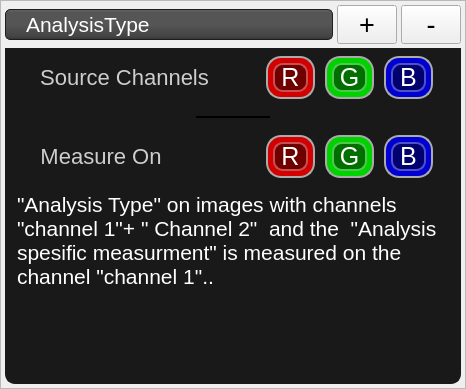
       <widget class="QFrame" name="AnalysisTypeFrame">
        <property name="styleSheet">
         <string notr="true">QFrame#AnalysisTypeFrame
{
color: rgba(255,255,255,00);  
border-width: 0px;  
border-color: rgb(25,25,25);  
border-style: solid;  
border-radius: 0;  
font-size: 22px;  
background-color: rgba(100, 100, 100,0);
}</string>
        </property>
        <property name="frameShape">
         <enum>QFrame::StyledPanel</enum>
        </property>
        <property name="frameShadow">
         <enum>QFrame::Raised</enum>
        </property>
        <layout class="QGridLayout" name="gridLayout_16">
         <property name="leftMargin">
          <number>4</number>
         </property>
         <property name="topMargin">
          <number>4</number>
         </property>
         <property name="rightMargin">
          <number>4</number>
         </property>
         <property name="bottomMargin">
          <number>4</number>
         </property>
         <property name="spacing">
          <number>4</number>
         </property>
         <item row="1" column="0" colspan="3">
          <widget class="QFrame" name="AnalysisTypeContextsFrame">
           <property name="styleSheet">
            <string notr="true">QFrame#AnalysisTypeContextsFrame{
color: rgb(25,25,25);  
border-width: 2px;  
border-color: rgb(25,25,25);  
border-style: solid;  
    border-top-left-radius: 0px;
    border-bottom-left-radius: 10px;
    border-top-right-radius: 0px;
    border-bottom-right-radius:10px; 
font-size: 22px;  
background-color: rgb(25,25,25);
}</string>
           </property>
           <property name="frameShape">
            <enum>QFrame::StyledPanel</enum>
           </property>
           <property name="frameShadow">
            <enum>QFrame::Raised</enum>
           </property>
           <layout class="QGridLayout" name="gridLayout_4">
            <property name="leftMargin">
             <number>4</number>
            </property>
            <property name="topMargin">
             <number>4</number>
            </property>
            <property name="rightMargin">
             <number>4</number>
            </property>
            <property name="bottomMargin">
             <number>4</number>
            </property>
            <property name="spacing">
             <number>6</number>
            </property>
            <item row="2" column="0">
             <spacer name="horizontalSpacer_3">
              <property name="orientation">
               <enum>Qt::Horizontal</enum>
              </property>
              <property name="sizeType">
               <enum>QSizePolicy::Minimum</enum>
              </property>
              <property name="sizeHint" stdset="0">
               <size>
                <width>40</width>
                <height>20</height>
               </size>
              </property>
             </spacer>
            </item>
            <item row="2" column="1">
             <widget class="Line" name="line">
              <property name="sizePolicy">
               <sizepolicy hsizetype="Minimum" vsizetype="Minimum">
                <horstretch>0</horstretch>
                <verstretch>0</verstretch>
               </sizepolicy>
              </property>
              <property name="minimumSize">
               <size>
                <width>54</width>
                <height>0</height>
               </size>
              </property>
              <property name="maximumSize">
               <size>
                <width>74</width>
                <height>2</height>
               </size>
              </property>
              <property name="styleSheet">
               <string notr="true">background-color: rgba(0, 0, 0,255);</string>
              </property>
              <property name="orientation">
               <enum>Qt::Horizontal</enum>
              </property>
             </widget>
            </item>
            <item row="2" column="2">
             <spacer name="horizontalSpacer_4">
              <property name="orientation">
               <enum>Qt::Horizontal</enum>
              </property>
              <property name="sizeType">
               <enum>QSizePolicy::Minimum</enum>
              </property>
              <property name="sizeHint" stdset="0">
               <size>
                <width>40</width>
                <height>20</height>
               </size>
              </property>
             </spacer>
            </item>
            <item row="1" column="0" colspan="3">
             <widget class="QFrame" name="AnalysisDialog_RGB_selectionFrame">
              <property name="maximumSize">
               <size>
                <width>16777215</width>
                <height>111</height>
               </size>
              </property>
              <property name="styleSheet">
               <string notr="true">QFrame#AnalysisDialog_RGB_selectionFrame{
color: rgba(255,255,255,100);  
border-width: 2px;  
border-color: rgb(25,25,25);  
border-style: solid;  
border-radius: 10;  
font-size: 22px;  
background-color: rgba(0, 0, 0,0);
}</string>
              </property>
              <property name="frameShape">
               <enum>QFrame::StyledPanel</enum>
              </property>
              <property name="frameShadow">
               <enum>QFrame::Raised</enum>
              </property>
              <layout class="QGridLayout" name="gridLayout_6">
               <property name="leftMargin">
                <number>20</number>
               </property>
               <property name="topMargin">
                <number>0</number>
               </property>
               <property name="rightMargin">
                <number>20</number>
               </property>
               <property name="bottomMargin">
                <number>0</number>
               </property>
               <property name="horizontalSpacing">
                <number>10</number>
               </property>
               <property name="verticalSpacing">
                <number>0</number>
               </property>
               <item row="0" column="1">
                <spacer name="horizontalSpacer_2">
                 <property name="orientation">
                  <enum>Qt::Horizontal</enum>
                 </property>
                 <property name="sizeHint" stdset="0">
                  <size>
                   <width>40</width>
                   <height>20</height>
                  </size>
                 </property>
                </spacer>
               </item>
               <item row="0" column="0">
                <widget class="QPushButton" name="SourceChannelsButton">
                 <property name="sizePolicy">
                  <sizepolicy hsizetype="Minimum" vsizetype="Minimum">
                   <horstretch>0</horstretch>
                   <verstretch>0</verstretch>
                  </sizepolicy>
                 </property>
                 <property name="maximumSize">
                  <size>
                   <width>250</width>
                   <height>40</height>
                  </size>
                 </property>
                 <property name="styleSheet">
                  <string notr="true">QPushButton{
color: rgba(255,255,255,200);  
background-color: rgba(0,0,0,0); 
border-color:rgba(0,0,0,0);
border-width: 2px;  
border-style: solid;  
border-radius:6;  
padding: 3px;  
font-size: 22px;  
padding-left: 5px;  
padding-right: 5px;  
}

</string>
                 </property>
                 <property name="text">
                  <string>Source Channels</string>
                 </property>
                </widget>
               </item>
               <item row="0" column="4">
                <widget class="QFrame" name="BFrame">
                 <property name="minimumSize">
                  <size>
                   <width>49</width>
                   <height>0</height>
                  </size>
                 </property>
                 <property name="maximumSize">
                  <size>
                   <width>10000</width>
                   <height>43</height>
                  </size>
                 </property>
                 <property name="styleSheet">
                  <string notr="true">             background-color:rgb(0,0,210);  
             border-width: 2px;  
             border-color: #ABABAB;  
             border-style: solid;  
             border-radius: 15;  
             padding: 4px;  

 </string>
                 </property>
                 <property name="frameShape">
                  <enum>QFrame::StyledPanel</enum>
                 </property>
                 <property name="frameShadow">
                  <enum>QFrame::Raised</enum>
                 </property>
                 <layout class="QGridLayout" name="gridLayout_7">
                  <property name="leftMargin">
                   <number>1</number>
                  </property>
                  <property name="topMargin">
                   <number>1</number>
                  </property>
                  <property name="rightMargin">
                   <number>1</number>
                  </property>
                  <property name="bottomMargin">
                   <number>1</number>
                  </property>
                  <property name="spacing">
                   <number>0</number>
                  </property>
                  <item row="0" column="0">
                   <widget class="QPushButton" name="GBtn_3">
                    <property name="sizePolicy">
                     <sizepolicy hsizetype="Minimum" vsizetype="Minimum">
                      <horstretch>0</horstretch>
                      <verstretch>0</verstretch>
                     </sizepolicy>
                    </property>
                    <property name="font">
                     <font>
                      <pointsize>-1</pointsize>
                     </font>
                    </property>
                    <property name="styleSheet">
                     <string notr="true">QPushButton{color: white;  
background-color: rgba(0,0,0,120);  
border-width: 2px;  
border-color: rgb(80,80,200);  
border-style: solid;  
border-radius: 10;  
padding: 3px;  
font-size: 25px;  
padding-left: 5px;  
padding-right: 5px;  
}

QPushButton:hover{color: white;  
background-color: rgba(0,0,0,120);  
border-width: 2px;  
border-color: rgb(80,80,250);  
border-style: solid;  
border-radius: 10;  
padding: 3px;  
font-size: 25px;  
padding-left: 5px;  
padding-right: 5px;  
}</string>
                    </property>
                    <property name="text">
                     <string>B</string>
                    </property>
                   </widget>
                  </item>
                 </layout>
                </widget>
               </item>
               <item row="0" column="2">
                <widget class="QFrame" name="RFrame">
                 <property name="minimumSize">
                  <size>
                   <width>49</width>
                   <height>0</height>
                  </size>
                 </property>
                 <property name="maximumSize">
                  <size>
                   <width>10000</width>
                   <height>43</height>
                  </size>
                 </property>
                 <property name="styleSheet">
                  <string notr="true">             background-color: rgb(210,0,0);  
             border-width: 2px;  
             border-color: #ABABAB;  
             border-style: solid;  
             border-radius: 15;  
             padding: 4px;  

 </string>
                 </property>
                 <property name="frameShape">
                  <enum>QFrame::StyledPanel</enum>
                 </property>
                 <property name="frameShadow">
                  <enum>QFrame::Raised</enum>
                 </property>
                 <layout class="QGridLayout" name="gridLayout_3">
                  <property name="leftMargin">
                   <number>1</number>
                  </property>
                  <property name="topMargin">
                   <number>1</number>
                  </property>
                  <property name="rightMargin">
                   <number>1</number>
                  </property>
                  <property name="bottomMargin">
                   <number>1</number>
                  </property>
                  <property name="spacing">
                   <number>0</number>
                  </property>
                  <item row="0" column="0">
                   <widget class="QPushButton" name="RBtn">
                    <property name="sizePolicy">
                     <sizepolicy hsizetype="Minimum" vsizetype="Minimum">
                      <horstretch>0</horstretch>
                      <verstretch>0</verstretch>
                     </sizepolicy>
                    </property>
                    <property name="font">
                     <font>
                      <pointsize>-1</pointsize>
                     </font>
                    </property>
                    <property name="styleSheet">
                     <string notr="true">QPushButton{
color: white;  
background-color: rgba(0,0,0,120);  
border-width: 2px;  
border-color: rgb(200,80,80);  
border-style: solid;  
border-radius: 10;  
padding: 3px;  
font-size: 25px;  
padding-left: 5px;  
padding-right: 5px;
}  

QPushButton:hover{
color: white;  
background-color: rgba(0,0,0,120);  
border-width: 2px;  
border-color: rgb(250,80,80);  
border-style: solid;  
border-radius: 10;  
padding: 3px;  
font-size: 25px;  
padding-left: 5px;  
padding-right: 5px;
}  </string>
                    </property>
                    <property name="text">
                     <string>R</string>
                    </property>
                   </widget>
                  </item>
                 </layout>
                </widget>
               </item>
               <item row="0" column="3">
                <widget class="QFrame" name="GFrame">
                 <property name="minimumSize">
                  <size>
                   <width>49</width>
                   <height>0</height>
                  </size>
                 </property>
                 <property name="maximumSize">
                  <size>
                   <width>10000</width>
                   <height>43</height>
                  </size>
                 </property>
                 <property name="styleSheet">
                  <string notr="true">             background-color:rgb(0,210,0);  
             border-width: 2px;  
             border-color: #ABABAB;  
             border-style: solid;  
             border-radius: 15;  
             padding: 4px;  

 </string>
                 </property>
                 <property name="frameShape">
                  <enum>QFrame::StyledPanel</enum>
                 </property>
                 <property name="frameShadow">
                  <enum>QFrame::Raised</enum>
                 </property>
                 <layout class="QGridLayout" name="gridLayout_5">
                  <property name="leftMargin">
                   <number>1</number>
                  </property>
                  <property name="topMargin">
                   <number>1</number>
                  </property>
                  <property name="rightMargin">
                   <number>1</number>
                  </property>
                  <property name="bottomMargin">
                   <number>1</number>
                  </property>
                  <property name="spacing">
                   <number>0</number>
                  </property>
                  <item row="0" column="0">
                   <widget class="QPushButton" name="GBtn_2">
                    <property name="sizePolicy">
                     <sizepolicy hsizetype="Minimum" vsizetype="Minimum">
                      <horstretch>0</horstretch>
                      <verstretch>0</verstretch>
                     </sizepolicy>
                    </property>
                    <property name="font">
                     <font>
                      <pointsize>-1</pointsize>
                     </font>
                    </property>
                    <property name="styleSheet">
                     <string notr="true">

QPushButton:hover{
color: white;  
background-color: rgba(0,0,0,120);  
border-width: 2px;  
border-color: rgb(80,225,80);  
border-style: solid;  
border-radius: 10;  
padding: 3px;  
font-size: 25px;  
padding-left: 5px;  
padding-right: 5px;  
}
QPushButton{
color: white;  
background-color: rgba(0,0,0,120);  
border-width: 2px;  
border-color: rgb(80,200,80);  
border-style: solid;  
border-radius: 10;  
padding: 3px;  
font-size: 25px;  
padding-left: 5px;  
padding-right: 5px;  
}</string>
                    </property>
                    <property name="text">
                     <string>G</string>
                    </property>
                   </widget>
                  </item>
                 </layout>
                </widget>
               </item>
              </layout>
             </widget>
            </item>
            <item row="3" column="0" colspan="3">
             <widget class="QFrame" name="AnalysisDialog_RGB_selectionFrame_2">
              <property name="maximumSize">
               <size>
                <width>16777215</width>
                <height>70</height>
               </size>
              </property>
              <property name="styleSheet">
               <string notr="true">QFrame#AnalysisDialog_RGB_selectionFrame_2
{
color: rgba(255,255,255,100);  
border-width: 2px;  
border-color: rgb(25,25,25);  
border-style: solid;  
border-radius: 10;  
font-size: 22px;  
background-color: rgba(0, 0, 0,0);
}</string>
              </property>
              <property name="frameShape">
               <enum>QFrame::StyledPanel</enum>
              </property>
              <property name="frameShadow">
               <enum>QFrame::Raised</enum>
              </property>
              <layout class="QGridLayout" name="gridLayout_17">
               <property name="leftMargin">
                <number>20</number>
               </property>
               <property name="topMargin">
                <number>0</number>
               </property>
               <property name="rightMargin">
                <number>20</number>
               </property>
               <property name="bottomMargin">
                <number>0</number>
               </property>
               <property name="horizontalSpacing">
                <number>10</number>
               </property>
               <property name="verticalSpacing">
                <number>0</number>
               </property>
               <item row="0" column="4">
                <widget class="QFrame" name="BFrame_2">
                 <property name="minimumSize">
                  <size>
                   <width>49</width>
                   <height>0</height>
                  </size>
                 </property>
                 <property name="maximumSize">
                  <size>
                   <width>10000</width>
                   <height>43</height>
                  </size>
                 </property>
                 <property name="styleSheet">
                  <string notr="true">             background-color:rgb(0,0,210);  
             border-width: 2px;  
             border-color: #ABABAB;  
             border-style: solid;  
             border-radius: 15;  
             padding: 4px;  

 </string>
                 </property>
                 <property name="frameShape">
                  <enum>QFrame::StyledPanel</enum>
                 </property>
                 <property name="frameShadow">
                  <enum>QFrame::Raised</enum>
                 </property>
                 <layout class="QGridLayout" name="gridLayout_20">
                  <property name="leftMargin">
                   <number>1</number>
                  </property>
                  <property name="topMargin">
                   <number>1</number>
                  </property>
                  <property name="rightMargin">
                   <number>1</number>
                  </property>
                  <property name="bottomMargin">
                   <number>1</number>
                  </property>
                  <property name="spacing">
                   <number>0</number>
                  </property>
                  <item row="0" column="0">
                   <widget class="QPushButton" name="GBtn_5">
                    <property name="sizePolicy">
                     <sizepolicy hsizetype="Minimum" vsizetype="Minimum">
                      <horstretch>0</horstretch>
                      <verstretch>0</verstretch>
                     </sizepolicy>
                    </property>
                    <property name="font">
                     <font>
                      <pointsize>-1</pointsize>
                     </font>
                    </property>
                    <property name="styleSheet">
                     <string notr="true">QPushButton{color: white;  
background-color: rgba(0,0,0,120);  
border-width: 2px;  
border-color: rgb(80,80,200);  
border-style: solid;  
border-radius: 10;  
padding: 3px;  
font-size: 25px;  
padding-left: 5px;  
padding-right: 5px;  
}

QPushButton:hover{color: white;  
background-color: rgba(0,0,0,120);  
border-width: 2px;  
border-color: rgb(80,80,250);  
border-style: solid;  
border-radius: 10;  
padding: 3px;  
font-size: 25px;  
padding-left: 5px;  
padding-right: 5px;  
}</string>
                    </property>
                    <property name="text">
                     <string>B</string>
                    </property>
                   </widget>
                  </item>
                 </layout>
                </widget>
               </item>
               <item row="0" column="1">
                <spacer name="horizontalSpacer_5">
                 <property name="orientation">
                  <enum>Qt::Horizontal</enum>
                 </property>
                 <property name="sizeHint" stdset="0">
                  <size>
                   <width>40</width>
                   <height>20</height>
                  </size>
                 </property>
                </spacer>
               </item>
               <item row="0" column="0">
                <widget class="QPushButton" name="MeasureOnButton">
                 <property name="sizePolicy">
                  <sizepolicy hsizetype="Minimum" vsizetype="Minimum">
                   <horstretch>0</horstretch>
                   <verstretch>0</verstretch>
                  </sizepolicy>
                 </property>
                 <property name="maximumSize">
                  <size>
                   <width>250</width>
                   <height>40</height>
                  </size>
                 </property>
                 <property name="styleSheet">
                  <string notr="true">QPushButton{
color: rgba(255,255,255,200);  
background-color: rgba(0,0,0,0); 
border-color:rgba(0,0,0,0);
border-width: 2px;  
border-style: solid;  
border-radius:6;  
padding: 3px;  
font-size: 22px;  
padding-left: 5px;  
padding-right: 5px;  
}

</string>
                 </property>
                 <property name="text">
                  <string>Measure On</string>
                 </property>
                </widget>
               </item>
               <item row="0" column="2">
                <widget class="QFrame" name="RFrame_2">
                 <property name="minimumSize">
                  <size>
                   <width>49</width>
                   <height>0</height>
                  </size>
                 </property>
                 <property name="maximumSize">
                  <size>
                   <width>10000</width>
                   <height>43</height>
                  </size>
                 </property>
                 <property name="styleSheet">
                  <string notr="true">             background-color: rgb(210,0,0);  
             border-width: 2px;  
             border-color: #ABABAB;  
             border-style: solid;  
             border-radius: 15;  
             padding: 4px;  

 </string>
                 </property>
                 <property name="frameShape">
                  <enum>QFrame::StyledPanel</enum>
                 </property>
                 <property name="frameShadow">
                  <enum>QFrame::Raised</enum>
                 </property>
                 <layout class="QGridLayout" name="gridLayout_18">
                  <property name="leftMargin">
                   <number>1</number>
                  </property>
                  <property name="topMargin">
                   <number>1</number>
                  </property>
                  <property name="rightMargin">
                   <number>1</number>
                  </property>
                  <property name="bottomMargin">
                   <number>1</number>
                  </property>
                  <property name="spacing">
                   <number>0</number>
                  </property>
                  <item row="0" column="0">
                   <widget class="QPushButton" name="RBtn_2">
                    <property name="sizePolicy">
                     <sizepolicy hsizetype="Minimum" vsizetype="Minimum">
                      <horstretch>0</horstretch>
                      <verstretch>0</verstretch>
                     </sizepolicy>
                    </property>
                    <property name="font">
                     <font>
                      <pointsize>-1</pointsize>
                     </font>
                    </property>
                    <property name="styleSheet">
                     <string notr="true">QPushButton{
color: white;  
background-color: rgba(0,0,0,120);  
border-width: 2px;  
border-color: rgb(200,80,80);  
border-style: solid;  
border-radius: 10;  
padding: 3px;  
font-size: 25px;  
padding-left: 5px;  
padding-right: 5px;
}  

QPushButton:hover{
color: white;  
background-color: rgba(0,0,0,120);  
border-width: 2px;  
border-color: rgb(250,80,80);  
border-style: solid;  
border-radius: 10;  
padding: 3px;  
font-size: 25px;  
padding-left: 5px;  
padding-right: 5px;
}  </string>
                    </property>
                    <property name="text">
                     <string>R</string>
                    </property>
                   </widget>
                  </item>
                 </layout>
                </widget>
               </item>
               <item row="0" column="3">
                <widget class="QFrame" name="GFrame_2">
                 <property name="minimumSize">
                  <size>
                   <width>49</width>
                   <height>0</height>
                  </size>
                 </property>
                 <property name="maximumSize">
                  <size>
                   <width>10000</width>
                   <height>43</height>
                  </size>
                 </property>
                 <property name="styleSheet">
                  <string notr="true">             background-color:rgb(0,210,0);  
             border-width: 2px;  
             border-color: #ABABAB;  
             border-style: solid;  
             border-radius: 15;  
             padding: 4px;  

 </string>
                 </property>
                 <property name="frameShape">
                  <enum>QFrame::StyledPanel</enum>
                 </property>
                 <property name="frameShadow">
                  <enum>QFrame::Raised</enum>
                 </property>
                 <layout class="QGridLayout" name="gridLayout_19">
                  <property name="leftMargin">
                   <number>1</number>
                  </property>
                  <property name="topMargin">
                   <number>1</number>
                  </property>
                  <property name="rightMargin">
                   <number>1</number>
                  </property>
                  <property name="bottomMargin">
                   <number>1</number>
                  </property>
                  <property name="spacing">
                   <number>0</number>
                  </property>
                  <item row="0" column="0">
                   <widget class="QPushButton" name="GBtn_4">
                    <property name="sizePolicy">
                     <sizepolicy hsizetype="Minimum" vsizetype="Minimum">
                      <horstretch>0</horstretch>
                      <verstretch>0</verstretch>
                     </sizepolicy>
                    </property>
                    <property name="font">
                     <font>
                      <pointsize>-1</pointsize>
                     </font>
                    </property>
                    <property name="styleSheet">
                     <string notr="true">

QPushButton:hover{
color: white;  
background-color: rgba(0,0,0,120);  
border-width: 2px;  
border-color: rgb(80,225,80);  
border-style: solid;  
border-radius: 10;  
padding: 3px;  
font-size: 25px;  
padding-left: 5px;  
padding-right: 5px;  
}
QPushButton{
color: white;  
background-color: rgba(0,0,0,120);  
border-width: 2px;  
border-color: rgb(80,200,80);  
border-style: solid;  
border-radius: 10;  
padding: 3px;  
font-size: 25px;  
padding-left: 5px;  
padding-right: 5px;  
}</string>
                    </property>
                    <property name="text">
                     <string>G</string>
                    </property>
                   </widget>
                  </item>
                 </layout>
                </widget>
               </item>
              </layout>
             </widget>
            </item>
            <item row="4" column="0" colspan="3">
             <widget class="QTextBrowser" name="textBrowser">
              <property name="styleSheet">
               <string notr="true">color: rgb(255, 255, 255);

border-width: 2px;  
border-color: rgba(25,25,25,0);  
border-style: solid;  
border-radius: 10;  
font-size: 22px;  
background-color: rgba(0, 0, 0,0);
</string>
              </property>
              <property name="html">
               <string>&lt;!DOCTYPE HTML PUBLIC &quot;-//W3C//DTD HTML 4.0//EN&quot; &quot;http://www.w3.org/TR/REC-html40/strict.dtd&quot;&gt;
&lt;html&gt;&lt;head&gt;&lt;meta name=&quot;qrichtext&quot; content=&quot;1&quot; /&gt;&lt;style type=&quot;text/css&quot;&gt;
p, li { white-space: pre-wrap; }
&lt;/style&gt;&lt;/head&gt;&lt;body style=&quot; font-family:'MS Shell Dlg 2'; font-size:22px; font-weight:400; font-style:normal;&quot;&gt;
&lt;p style=&quot; margin-top:0px; margin-bottom:0px; margin-left:0px; margin-right:0px; -qt-block-indent:0; text-indent:0px;&quot;&gt;&lt;span style=&quot; font-size:16pt;&quot;&gt;&amp;quot;Analysis Type&amp;quot; on images with channels &amp;quot;channel 1&amp;quot;+ &amp;quot; Channel 2&amp;quot;  and the  &amp;quot;Analysis spesific measurment&amp;quot; is measured on the channel &amp;quot;channel 1&amp;quot;..&lt;/span&gt;&lt;/p&gt;&lt;/body&gt;&lt;/html&gt;</string>
              </property>
             </widget>
            </item>
           </layout>
          </widget>
         </item>
         <item row="0" column="2">
          <widget class="QPushButton" name="pushButton_4">
           <property name="sizePolicy">
            <sizepolicy hsizetype="Minimum" vsizetype="Minimum">
             <horstretch>0</horstretch>
             <verstretch>0</verstretch>
            </sizepolicy>
           </property>
           <property name="maximumSize">
            <size>
             <width>60</width>
             <height>16777215</height>
            </size>
           </property>
           <property name="font">
            <font>
             <pointsize>20</pointsize>
            </font>
           </property>
           <property name="text">
            <string>-</string>
           </property>
          </widget>
         </item>
         <item row="0" column="0">
          <widget class="QComboBox" name="comboBox">
           <property name="font">
            <font>
             <pointsize>16</pointsize>
            </font>
           </property>
           <property name="styleSheet">
            <string notr="true">QComboBox
{
    subcontrol-origin: padding;
    subcontrol-position: top right;
    selection-background-color: #111;
    selection-color: yellow;
    color: white;
    background-color: QLinearGradient( x1: 0, y1: 0, x2: 0, y2: 1, stop: 0 #565656, stop: 0.1 #525252, stop: 0.5 #4e4e4e, stop: 0.9 #4a4a4a, stop: 1 #464646);
    border-style: solid;
    border: 1px solid #1e1e1e;
    border-radius: 5;
    padding: 1px 0px 1px 20px;
}


QComboBox:hover, QPushButton:hover
{
    border: 1px solid yellow;
    color: white;
}

QComboBox:editable {
    background: red;
    color: pink;
}

QComboBox:on
{
    padding-top: 0px;
    padding-left: 0px;
    color: white;
    background-color: QLinearGradient( x1: 0, y1: 0, x2: 0, y2: 1, stop: 0 #2d2d2d, stop: 0.1 #2b2b2b, stop: 0.5 #292929, stop: 0.9 #282828, stop: 1 #252525);
    selection-background-color: #ffaa00;
}

QComboBox:!on
{
    color: white;
    background-color: QLinearGradient( x1: 0, y1: 0, x2: 0, y2: 1, stop: 0 #666, stop: 0.1 #555, stop: 0.5 #555, stop: 0.9 #444, stop: 1 #333);
}

QComboBox QAbstractItemView
{
    border: 2px solid darkgray;
    color: black;
    selection-background-color: QLinearGradient( x1: 0, y1: 0, x2: 0, y2: 1, stop: 0 #111, stop: 1 #333);
}

QComboBox::drop-down
{
     subcontrol-origin: padding;
     subcontrol-position: top right;
     width: 15px;
     color: white;
     border-left-width: 0px;
     border-left-color: darkgray;
     border-left-style: solid; /* just a single line */
     border-top-right-radius: 3px; /* same radius as the QComboBox */
     border-bottom-right-radius: 3px;
     padding-left: 10px;
 }

QComboBox::down-arrow, QSpinBox::down-arrow, QTimeEdit::down-arrow, QDateEdit::down-arrow
{
     image: url(:/icons/down_arrow.png);
     width: 7px;
     height: 5px;
}</string>
           </property>
           <item>
            <property name="text">
             <string>AnalysisType</string>
            </property>
           </item>
           <item>
            <property name="text">
             <string>Intensity Analysis</string>
            </property>
           </item>
           <item>
            <property name="text">
             <string>Fragmentation Analysis</string>
            </property>
           </item>
           <item>
            <property name="text">
             <string>Aggregates Analysis</string>
            </property>
           </item>
          </widget>
         </item>
         <item row="0" column="1">
          <widget class="QPushButton" name="pushButton_3">
           <property name="sizePolicy">
            <sizepolicy hsizetype="Minimum" vsizetype="Minimum">
             <horstretch>0</horstretch>
             <verstretch>0</verstretch>
            </sizepolicy>
           </property>
           <property name="maximumSize">
            <size>
             <width>60</width>
             <height>16777215</height>
            </size>
           </property>
           <property name="font">
            <font>
             <pointsize>20</pointsize>
            </font>
           </property>
           <property name="text">
            <string>+</string>
           </property>
          </widget>
         </item>
        </layout>
       </widget>
